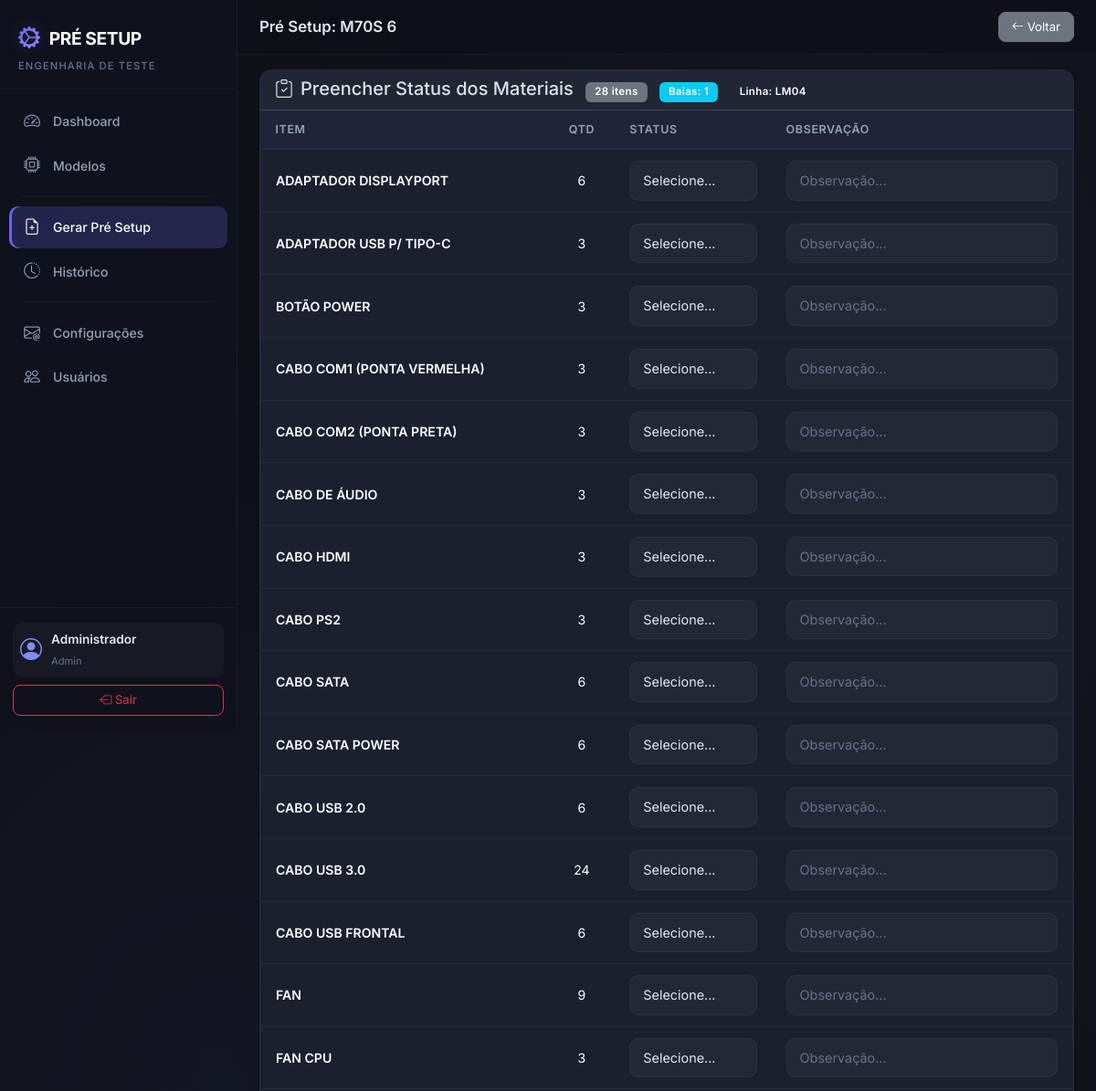
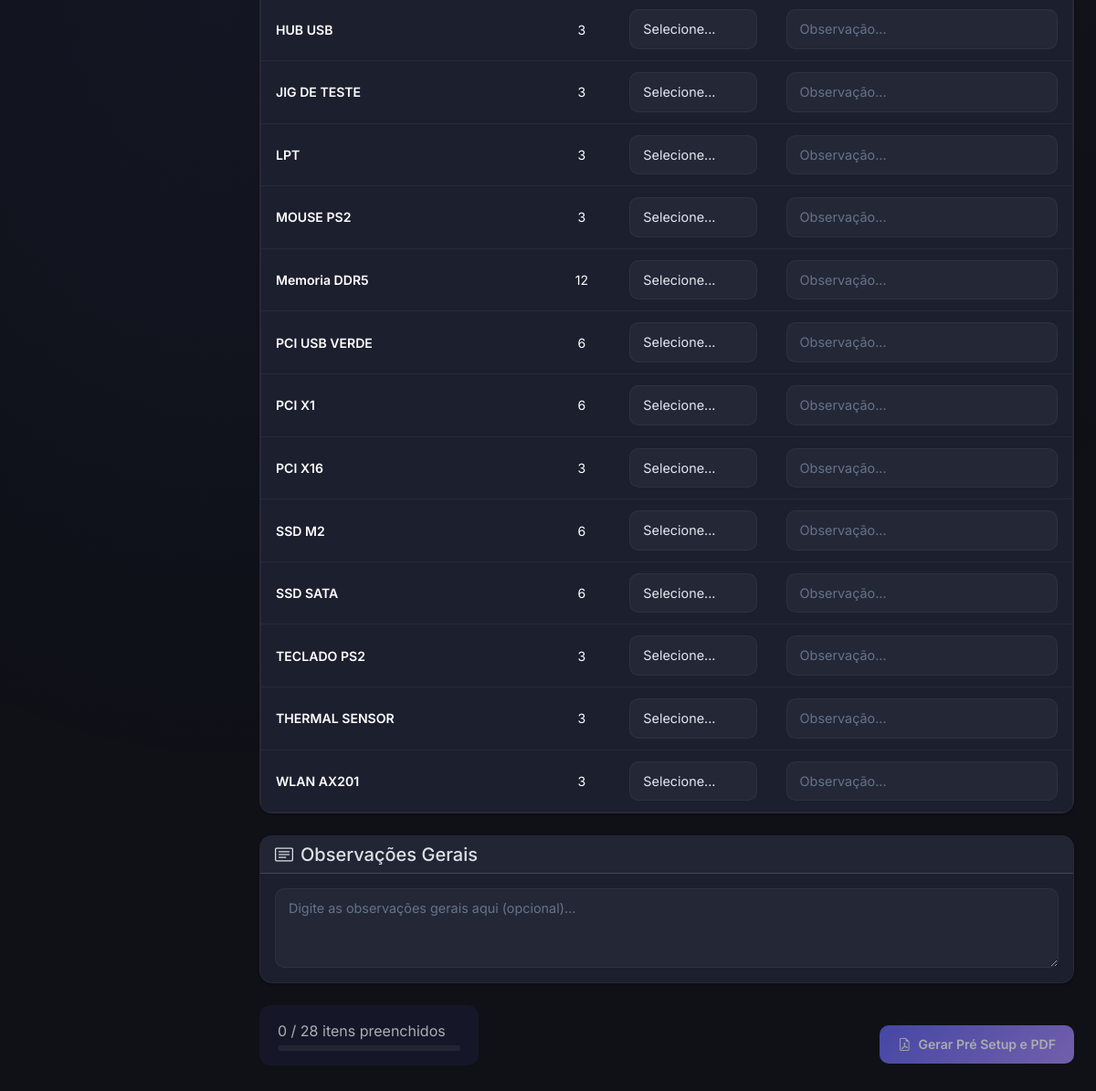
Page /setup/generate/21 (signed in) on the committed database (2 pictures, top to bottom).
### app/models.py (models this page shows, shortened)
class User(UserMixin, db.Model):
    __tablename__ = 'users'
    id = db.Column(db.Integer, primary_key=True)
    name = db.Column(db.String(150), nullable=False)
    username = db.Column(db.String(150), unique=True, nullable=False)
    email = db.Column(db.String(150), unique=True, nullable=True)
    password_hash = db.Column(db.String(256), nullable=False)
    profile = db.Column(db.String(50), nullable=False, default='Engenharia')  # Admin, Engenharia
    is_active_user = db.Column(db.Boolean, default=True)
    created_at = db.Column(db.DateTime, default=datetime.now)
    setups = db.relationship('PreSetup', backref='user', lazy='dynamic')
    @property
    def is_active(self):
        return self.is_active_user

class ProductModel(db.Model):
    __tablename__ = 'product_models'
    id = db.Column(db.Integer, primary_key=True)
    name = db.Column(db.String(150), unique=True, nullable=False)
    product_type = db.Column(db.String(50), nullable=False)  # Notebook, Desktop, Tiny
    station = db.Column(db.String(50), nullable=True)  # FCT, SHELL, IO
    is_active = db.Column(db.Boolean, default=True)
    created_at = db.Column(db.DateTime, default=datetime.now)
    template_items = db.relationship('TemplateItem', backref='product_model', lazy='dynamic',
                                     cascade='all, delete-orphan')
    items = db.relationship('Item', backref='product_model', lazy='dynamic',
                            cascade='all, delete-orphan')
    setups = db.relationship('PreSetup', backref='product_model', lazy='dynamic')

class Item(db.Model):
    __tablename__ = 'items'
    id = db.Column(db.Integer, primary_key=True)
    product_model_id = db.Column(db.Integer, db.ForeignKey('product_models.id'), nullable=True) # Temporarily nullable for migration
    name = db.Column(db.String(200), nullable=False)
    internal_code = db.Column(db.String(50), unique=False, nullable=True) # Removing unique constraint for simplicity
    category = db.Column(db.String(50), nullable=False, default='GERAL')
    description = db.Column(db.Text, nullable=True)
    image_filename = db.Column(db.String(300), nullable=True)
    quantity = db.Column(db.Integer, nullable=False, default=1)
    is_active = db.Column(db.Boolean, default=True)
    created_at = db.Column(db.DateTime, default=datetime.now)

### app/setup_requests/routes.py (the view)
@setup_bp.route('/generate/<int:model_id>')
@login_required
def generate_form(model_id):
    model = ProductModel.query.get_or_404(model_id)
    template_items = TemplateItem.query.filter_by(product_model_id=model_id).all()
    materials = Item.query.filter_by(product_model_id=model_id, is_active=True).order_by(Item.name).all()
    num_bays = request.args.get('num_bays', 1)
    linha = request.args.get('linha', 'LM04')
    return render_template('setup/generate_form.html',
                           model=model,
                           template_items=template_items,
                           materials=materials,
                           num_bays=num_bays,
                           linha=linha)

### app/models.py (called while the page is built)
@login_manager.user_loader
def load_user(user_id):
    return User.query.get(int(user_id))

### app/templates/setup/generate_form.html (shortened to what this page needs)
{% extends "base.html" %}
{% block page_title %}Pré Setup: {{ model.name }}{% endblock %}
{% block page_actions %}
<a href="{{ url_for('setup_requests.generate_select') }}" class="btn btn-secondary btn-sm">
    <i class="bi bi-arrow-left me-1"></i>Voltar
</a>
{% endblock %}
{% block content %}
<form method="POST" action="{{ url_for('setup_requests.generate_submit', model_id=model.id) }}" id="setupForm">
    <div class="card card-custom mb-4">
        <div class="card-header card-header-custom">
            <h5 class="mb-0">
                <i class="bi bi-clipboard-check me-2"></i>Preencher Status dos Materiais
                <span class="badge bg-secondary ms-2">{{ materials | length }} itens</span>
                <span class="badge bg-info ms-2">Baias: {{ num_bays }}</span>
                <span class="badge bg-purple ms-2">Linha: {{ linha }}</span>
            </h5>
        </div>
        <div class="card-body p-0">
            <div class="table-responsive">
                <table class="table table-custom mb-0">
                    <thead>
                        <tr>
                            <th>Item</th>
                            <th class="text-center">Qtd</th>
                            <th>Status</th>
                            <th>Observação</th>
                        </tr>
                    </thead>
                    <tbody>
                        {% if model.product_type in ['Notebook', 'Tiny'] %}
                            {% set qty_multiplier = 4 %}
                        {% else %}
                            {% set qty_multiplier = 3 %}
                        {% endif %}
                        {% for material in materials %}
                        <tr class="setup-item-row" data-item-id="{{ material.id }}">
                            <td class="fw-semibold">{{ material.name }}</td>
                            <td class="text-center">{{ material.quantity * qty_multiplier * num_bays|int }}</td>
                            <td style="min-width: 140px;">
                                <select class="form-select form-select-sm status-select" name="status_{{ material.id }}" required
                                        onchange="handleStatusChange(this, {{ material.id }})">
                                    <option value="">Selecione...</option>
                                </select>
                            </td>
                            <td>
                                <input type="text" class="form-control form-control-sm" name="observation_{{ material.id }}"
                                       id="obs_{{ material.id }}" placeholder="Observação...">
                            </td>
                        </tr>
                        {% endfor %}
                    </tbody>
                </table>
            </div>
        </div>
    </div>
    <div class="card card-custom mb-4">
        <div class="card-header card-header-custom">
            <h5 class="mb-0">
                <i class="bi bi-card-text me-2"></i>Observações Gerais
            </h5>
        </div>
        <div class="card-body p-3">
            <textarea class="form-control" name="general_observations" rows="3" placeholder="Digite as observações gerais aqui (opcional)..."></textarea>
        </div>
    </div>
    <div class="d-flex justify-content-between align-items-center">
        <div class="setup-progress">
            <span class="text-muted" id="progressText">0 / {{ materials | length }} itens preenchidos</span>
            <div class="progress mt-1" style="width: 200px; height: 6px;">
            </div>
        </div>
        <button type="submit" class="btn btn-primary btn-lg" id="generateBtn">
            <i class="bi bi-file-earmark-pdf me-2"></i>Gerar Pré Setup e PDF
        </button>
    </div>
</form>
{% endblock %}

### app/templates/base.html (shortened to what this page needs)
<!DOCTYPE html>
<html lang="pt-BR" data-bs-theme="dark">
<head>
    <link href="https://cdn.jsdelivr.net/npm/bootstrap@5.3.3/dist/css/bootstrap.min.css" rel="stylesheet">
    <link href="https://cdn.jsdelivr.net/npm/bootstrap-icons@1.11.3/font/bootstrap-icons.min.css" rel="stylesheet">
    <link rel="stylesheet" href="{{ url_for('static', filename='css/style.css') }}">
</head>
<body>
    {% if current_user.is_authenticated %}
    <nav class="sidebar" id="sidebar">
        <div class="sidebar-header">
            <div class="sidebar-brand">
                <i class="bi bi-gear-wide-connected"></i>
                <span>PRÉ SETUP</span>
            </div>
            <small class="sidebar-subtitle">Engenharia de Teste</small>
        </div>
        <ul class="sidebar-nav">
            <li class="sidebar-nav-item">
                <a href="{{ url_for('dashboard.index') }}" class="sidebar-nav-link {% if request.endpoint == 'dashboard.index' %}active{% endif %}">
                    <i class="bi bi-speedometer2"></i>
                    <span>Dashboard</span>
                </a>
            </li>
            {% if current_user.profile == 'Admin' %}
            <li class="sidebar-nav-item">
                <a href="{{ url_for('models_blueprint.index') }}" class="sidebar-nav-link {% if 'models_blueprint' in request.endpoint %}active{% endif %}">
                    <i class="bi bi-cpu"></i>
                    <span>Modelos</span>
                </a>
            </li>
            {% endif %}
            <li class="sidebar-divider"></li>
            <li class="sidebar-nav-item">
                <a href="{{ url_for('setup_requests.generate_select') }}" class="sidebar-nav-link {% if request.endpoint == 'setup_requests.generate_select' or request.endpoint == 'setup_requests.generate_form' %}active{% endif %}">
                    <i class="bi bi-file-earmark-plus"></i>
                    <span>Gerar Pré Setup</span>
                </a>
            </li>
            <li class="sidebar-nav-item">
                <a href="{{ url_for('setup_requests.history') }}" class="sidebar-nav-link {% if request.endpoint == 'setup_requests.history' or request.endpoint == 'setup_requests.detail' %}active{% endif %}">
                    <i class="bi bi-clock-history"></i>
                    <span>Histórico</span>
                </a>
            </li>
            {% if current_user.profile == 'Admin' %}
            <li class="sidebar-divider"></li>
            <li class="sidebar-nav-item">
                <a href="{{ url_for('email_config.index') }}" class="sidebar-nav-link {% if 'email_config' in request.endpoint %}active{% endif %}">
                    <i class="bi bi-envelope-at"></i>
                    <span>Configurações</span>
                </a>
            </li>
            <li class="sidebar-nav-item">
                <a href="{{ url_for('users.index') }}" class="sidebar-nav-link {% if 'users' in request.endpoint %}active{% endif %}">
                    <i class="bi bi-people"></i>
                    <span>Usuários</span>
                </a>
            </li>
            {% endif %}
        </ul>
        <div class="sidebar-footer">
            <div class="sidebar-user">
                <i class="bi bi-person-circle"></i>
                <div>
                    <div class="sidebar-user-name">{{ current_user.name }}</div>
                    <small class="sidebar-user-role">{{ current_user.profile }}</small>
                </div>
            </div>
            <a href="{{ url_for('auth.logout') }}" class="btn btn-outline-danger btn-sm w-100 mt-2">
                <i class="bi bi-box-arrow-left"></i> Sair
            </a>
        </div>
    </nav>
    <main class="main-content">
        <div class="topbar">
            <h5 class="topbar-title">{% block page_title %}{% endblock %}</h5>
            <div class="topbar-actions">
                {% block page_actions %}{% endblock %}
            </div>
        </div>
        <div class="container-fluid px-4 py-3">
            {% block content %}{% endblock %}
        </div>
    </main>
    {% else %}
        {% block fullpage %}{% endblock %}
    {% endif %}
</body>
</html>

### rows in the picture
User: name "Administrador", profile "Admin"
ProductModel: name "M70S 6"
Item: name "ADAPTADOR DISPLAYPORT", material.quantity*qty_multiplier*num_bays|int "6"
Item: name "ADAPTADOR USB P/ TIPO-C", material.quantity*qty_multiplier*num_bays|int "3"
Item: name "BOTÃO POWER", material.quantity*qty_multiplier*num_bays|int "3"
Item: name "CABO COM1 (PONTA VERMELHA)", material.quantity*qty_multiplier*num_bays|int "3"
Item: name "CABO COM2 (PONTA PRETA)", material.quantity*qty_multiplier*num_bays|int "3"
Item: name "CABO DE ÁUDIO", material.quantity*qty_multiplier*num_bays|int "3"
Item: name "CABO HDMI", material.quantity*qty_multiplier*num_bays|int "3"
Item: name "CABO PS2", material.quantity*qty_multiplier*num_bays|int "3"
Item: name "CABO SATA", material.quantity*qty_multiplier*num_bays|int "6"
Item: name "CABO SATA POWER", material.quantity*qty_multiplier*num_bays|int "6"
Item: name "CABO USB 2.0", material.quantity*qty_multiplier*num_bays|int "6"
Item: name "CABO USB 3.0", material.quantity*qty_multiplier*num_bays|int "24"
Item: name "CABO USB FRONTAL", material.quantity*qty_multiplier*num_bays|int "6"
Item: name "FAN", material.quantity*qty_multiplier*num_bays|int "9"
Item: name "FAN CPU", material.quantity*qty_multiplier*num_bays|int "3"
Item: name "HUB USB", material.quantity*qty_multiplier*num_bays|int "3"
Item: name "JIG DE TESTE", material.quantity*qty_multiplier*num_bays|int "3"
Item: name "LPT", material.quantity*qty_multiplier*num_bays|int "3"
Item: name "MOUSE PS2", material.quantity*qty_multiplier*num_bays|int "3"
Item: name "Memoria DDR5", material.quantity*qty_multiplier*num_bays|int "12"
Item: name "PCI USB VERDE", material.quantity*qty_multiplier*num_bays|int "6"
Item: name "PCI X1", material.quantity*qty_multiplier*num_bays|int "6"
Item: name "PCI X16", material.quantity*qty_multiplier*num_bays|int "3"
Item: name "SSD M2", material.quantity*qty_multiplier*num_bays|int "6"
Item: name "SSD SATA", material.quantity*qty_multiplier*num_bays|int "6"
Item: name "TECLADO PS2", material.quantity*qty_multiplier*num_bays|int "3"
Item: name "THERMAL SENSOR", material.quantity*qty_multiplier*num_bays|int "3"
Item: name "WLAN AX201", material.quantity*qty_multiplier*num_bays|int "3"

### other values in the picture
{{ materials | length }} "28"
{{ num_bays }} "1"
{{ linha }} "LM04"
